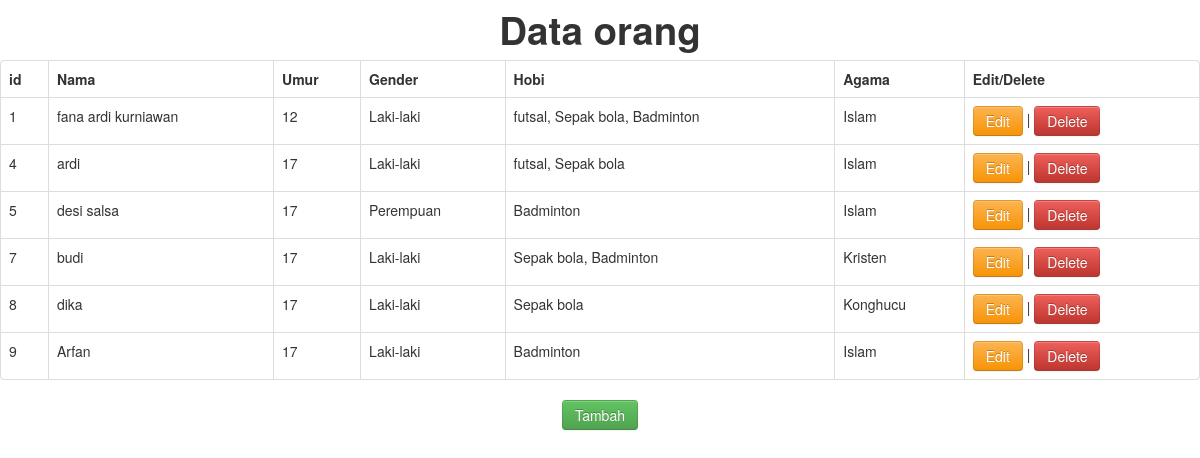
The page / on the database its author committed.
### tables this page shows
CREATE TABLE `data` (
  `id` int NOT NULL,
  `nama` varchar(100) NOT NULL,
  `usia` int NOT NULL,
  `gender` varchar(100) NOT NULL,
  `hobi` varchar(100) NOT NULL,
  `agama` varchar(100) NOT NULL
);

### index.php (the view, shortened to what this page needs)
<!DOCTYPE html>
<html>
<head>
    <link rel="stylesheet" type="text/css" href="assets/css/bootstrap.css">
</head>
<body>
    <center><h1>Data orang</h1></center>
    <center>
        <table class="table table-bordered">
            <tr>
                <th>id</th>
                <th>Nama</th>
                <th>Umur</th>
                <th>Gender</th>
                <th>Hobi</th>
                <th>Agama</th>
                <th>Edit/Delete</th>
            </tr>
            <?php
            include 'koneksi.php';
            $result = mysqli_query($koneksi, "SELECT * FROM data ORDER BY id ");
            while ($data = mysqli_fetch_array($result)) {
                echo "<tr>";
                echo "<td>" . $data['id'] . "</td>";
                echo "<td>" . $data['nama'] . "</td>";
                echo "<td>" . $data['usia'] . "</td>";
                echo "<td>" . $data['gender'] . "</td>";
                echo "<td>" . $data['hobi'] . "</td>";
                echo "<td>" . $data['agama'] . "</td>";
                echo "<td><a class='btn btn-warning' href='update.php?id=" . $data['id'] . "'>Edit</a> | <a class='btn btn-danger' href='delete.php?id=" . $data['id'] . "' onclick='return confirm(\"Apakah Anda yakin ingin menghapus data ini?\");'>Delete</a></td>";
                echo "</tr>";
            }
            ?>
        </table>
    </center>
    <center><a href="add.php" class="btn btn-success">Tambah</a></center>
</body>
</html>

### rows shown on the page
data: id "1", nama "fana ardi kurniawan", usia "12", gender "Laki-laki", hobi "futsal, Sepak bola, Badminton", agama "Islam"
data: id "4", nama "ardi", usia "17", gender "Laki-laki", hobi "futsal, Sepak bola", agama "Islam"
data: id "5", nama "desi salsa", usia "17", gender "Perempuan", hobi "Badminton", agama "Islam"
data: id "7", nama "budi", usia "17", gender "Laki-laki", hobi "Sepak bola, Badminton", agama "Kristen"
data: id "8", nama "dika", usia "17", gender "Laki-laki", hobi "Sepak bola", agama "Konghucu"
data: id "9", nama "Arfan", usia "17", gender "Laki-laki", hobi "Badminton", agama "Islam"
